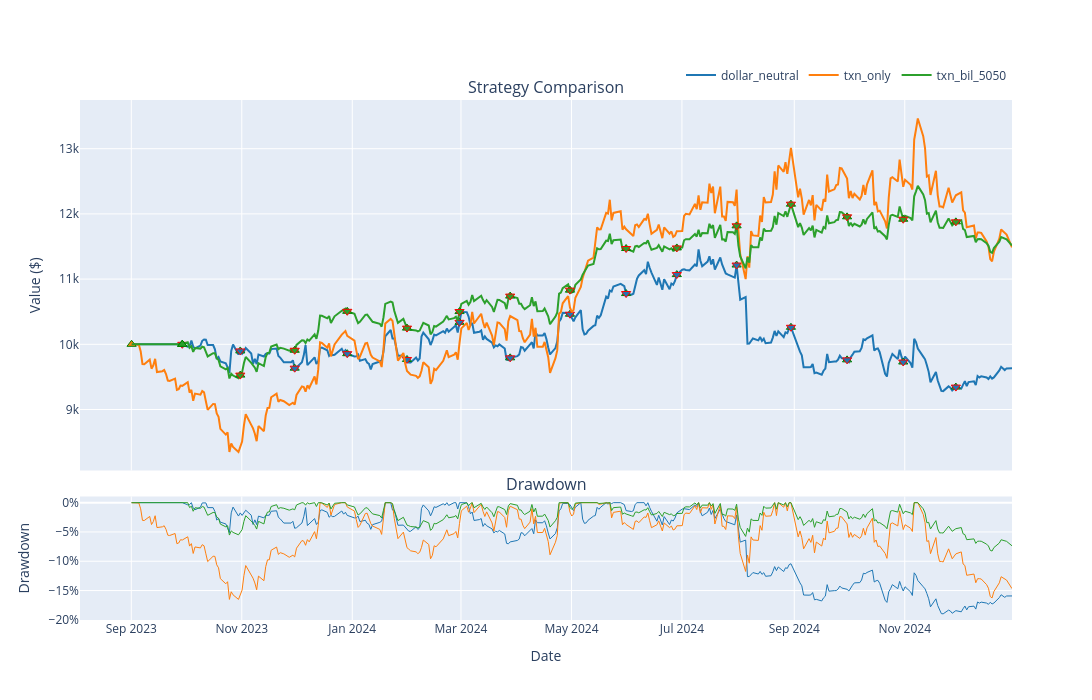

Notebook code cell kept with this figure:
### Code cell
comparison.plot_interactive()

### Figure 1 — Plotly figure (JSON) as saved in the notebook; plotly's stock layout.template omitted (floating-point values rounded to 4 significant figures; data arrays with more than 128 entries replaced by an {"elided": "..."} marker saying what was removed)
{"data": [{"hoverinfo": "none", "legendgroup": "dollar_neutral", "line": {"color": "#1f77b4", "width": 2}, "mode": "lines", "name": "dollar_neutral", "type": "scatter", "x": {"elided": "334 str values"}, "xaxis": "x", "y": {"elided": "334 float values"}, "yaxis": "y"}, {"hovertemplate": "%{x|%Y-%m-%d}<br>%{text}<extra></extra>", "legendgroup": "dollar_neutral", "marker": {"color": "#1f77b4", "line": {"color": "green", "width": 1}, "size": 8, "symbol": "triangle-up"}, "mode": "markers", "name": "dollar_neutral Buy", "showlegend": false, "text": ["dollar_neutral BUY TXN<br>$147.42 × 31.77", "dollar_neutral BUY TXN<br>$132.87 × 3.12", "dollar_neutral BUY KVUE<br>$18.66 × 38.66", "dollar_neutral BUY KVUE<br>$19.65 × 7.89", "dollar_neutral BUY TXN<br>$150.99 × 1.35", "dollar_neutral BUY TXN<br>$157.79 × 0.39", "dollar_neutral BUY KVUE<br>$19.79 × 50.58", "dollar_neutral BUY TXN<br>$166.36 × 1.53", "dollar_neutral BUY KVUE<br>$17.99 × 1.87", "dollar_neutral BUY TXN<br>$184.76 × 0.80", "dollar_neutral BUY KVUE<br>$17.23 × 1.31", "dollar_neutral BUY KVUE<br>$20.66 × 81.90", "dollar_neutral BUY KVUE<br>$21.77 × 25.68", "dollar_neutral BUY TXN<br>$195.50 × 0.16", "dollar_neutral BUY KVUE<br>$22.86 × 22.36"], "type": "scatter", "x": ["2023-09-29T04:00:00", "2023-10-31T04:00:00", "2023-11-30T05:00:00", "2023-12-29T05:00:00", "2024-01-31T05:00:00", "2024-02-29T05:00:00", "2024-03-28T04:00:00", "2024-04-30T04:00:00", "2024-05-31T04:00:00", "2024-06-28T04:00:00", "2024-07-31T04:00:00", "2024-08-30T04:00:00", "2024-09-30T04:00:00", "2024-10-31T04:00:00", "2024-11-29T05:00:00"], "xaxis": "x", "y": [10000, 9898.0, 9634.0, 9856.0, 9767.0, 10340.0, 9792.0, 10460.0, 10780.0, 11070.0, 11220.0, 10260.0, 9761.0, 9728.0, 9344.0], "yaxis": "y"}, {"hovertemplate": "%{x|%Y-%m-%d}<br>%{text}<extra></extra>", "legendgroup": "dollar_neutral", "marker": {"color": "#1f77b4", "line": {"color": "red", "width": 1}, "size": 8, "symbol": "triangle-down"}, "mode": "markers", "name": "dollar_neutral Sell", "showlegend": false, "text": ["dollar_neutral SELL KVUE<br>$18.14 × 293.06", "dollar_neutral SELL KVUE<br>$16.80 × 20.09", "dollar_neutral SELL TXN<br>$142.88 × 3.31", "dollar_neutral SELL TXN<br>$159.49 × 2.64", "dollar_neutral SELL KVUE<br>$18.95 × 7.40", "dollar_neutral SELL KVUE<br>$17.52 × 39.61", "dollar_neutral SELL TXN<br>$164.28 × 2.76", "dollar_neutral SELL KVUE<br>$17.36 × 57.38", "dollar_neutral SELL TXN<br>$185.22 × 2.20", "dollar_neutral SELL KVUE<br>$16.94 × 28.75", "dollar_neutral SELL TXN<br>$194.84 × 1.10", "dollar_neutral SELL TXN<br>$204.90 × 3.51", "dollar_neutral SELL TXN<br>$197.48 × 0.30", "dollar_neutral SELL KVUE<br>$21.58 × 1.26", "dollar_neutral SELL TXN<br>$193.45 × 0.68"], "type": "scatter", "x": ["2023-09-29T04:00:00", "2023-10-31T04:00:00", "2023-11-30T05:00:00", "2023-12-29T05:00:00", "2024-01-31T05:00:00", "2024-02-29T05:00:00", "2024-03-28T04:00:00", "2024-04-30T04:00:00", "2024-05-31T04:00:00", "2024-06-28T04:00:00", "2024-07-31T04:00:00", "2024-08-30T04:00:00", "2024-09-30T04:00:00", "2024-10-31T04:00:00", "2024-11-29T05:00:00"], "xaxis": "x", "y": [10000, 9898.0, 9634.0, 9856.0, 9767.0, 10340.0, 9792.0, 10460.0, 10780.0, 11070.0, 11220.0, 10260.0, 9761.0, 9728.0, 9344.0], "yaxis": "y"}, {"hoverinfo": "none", "legendgroup": "dollar_neutral", "line": {"color": "#1f77b4", "width": 1}, "mode": "lines", "name": "dollar_neutral DD", "showlegend": false, "type": "scatter", "x": {"elided": "334 str values"}, "xaxis": "x2", "y": {"elided": "334 float values"}, "yaxis": "y2"}, {"hoverinfo": "none", "legendgroup": "txn_only", "line": {"color": "#ff7f0e", "width": 2}, "mode": "lines", "name": "txn_only", "type": "scatter", "x": {"elided": "334 str values"}, "xaxis": "x", "y": {"elided": "334 float values"}, "yaxis": "y"}, {"hovertemplate": "%{x|%Y-%m-%d}<br>%{text}<extra></extra>", "legendgroup": "txn_only", "marker": {"color": "#ff7f0e", "line": {"color": "green", "width": 1}, "size": 8, "symbol": "triangle-up"}, "mode": "markers", "name": "txn_only Buy", "showlegend": false, "text": ["txn_only BUY TXN<br>$157.45 × 63.51"], "type": "scatter", "x": ["2023-09-01T04:00:00"], "xaxis": "x", "y": [10000], "yaxis": "y"}, {"hoverinfo": "none", "legendgroup": "txn_only", "line": {"color": "#ff7f0e", "width": 1}, "mode": "lines", "name": "txn_only DD", "showlegend": false, "type": "scatter", "x": {"elided": "334 str values"}, "xaxis": "x2", "y": {"elided": "334 float values"}, "yaxis": "y2"}, {"hoverinfo": "none", "legendgroup": "txn_bil_5050", "line": {"color": "#2ca02c", "width": 2}, "mode": "lines", "name": "txn_bil_5050", "type": "scatter", "x": {"elided": "334 str values"}, "xaxis": "x", "y": {"elided": "334 float values"}, "yaxis": "y"}, {"hovertemplate": "%{x|%Y-%m-%d}<br>%{text}<extra></extra>", "legendgroup": "txn_bil_5050", "marker": {"color": "#2ca02c", "line": {"color": "green", "width": 1}, "size": 8, "symbol": "triangle-up"}, "mode": "markers", "name": "txn_bil_5050 Buy", "showlegend": false, "text": ["txn_bil_5050 BUY TXN<br>$147.42 × 33.92", "txn_bil_5050 BUY BIL<br>$81.61 × 61.26", "txn_bil_5050 BUY TXN<br>$132.87 × 1.94", "txn_bil_5050 BUY BIL<br>$82.35 × 2.04", "txn_bil_5050 BUY BIL<br>$82.70 × 3.35", "txn_bil_5050 BUY TXN<br>$150.99 × 1.00", "txn_bil_5050 BUY BIL<br>$83.42 × 1.25", "txn_bil_5050 BUY BIL<br>$83.77 × 1.16", "txn_bil_5050 BUY BIL<br>$84.13 × 0.27", "txn_bil_5050 BUY BIL<br>$84.51 × 3.48", "txn_bil_5050 BUY TXN<br>$184.76 × 0.10", "txn_bil_5050 BUY BIL<br>$85.23 × 1.68", "txn_bil_5050 BUY BIL<br>$85.63 × 1.62", "txn_bil_5050 BUY TXN<br>$197.48 × 0.62", "txn_bil_5050 BUY TXN<br>$195.50 × 0.21", "txn_bil_5050 BUY TXN<br>$193.45 × 0.22"], "type": "scatter", "x": ["2023-09-29T04:00:00", "2023-09-29T04:00:00", "2023-10-31T04:00:00", "2023-11-30T05:00:00", "2023-12-29T05:00:00", "2024-01-31T05:00:00", "2024-02-29T05:00:00", "2024-03-28T04:00:00", "2024-04-30T04:00:00", "2024-05-31T04:00:00", "2024-06-28T04:00:00", "2024-07-31T04:00:00", "2024-08-30T04:00:00", "2024-09-30T04:00:00", "2024-10-31T04:00:00", "2024-11-29T05:00:00"], "xaxis": "x", "y": [10000, 10000, 9528.0, 9909.0, 10510.0, 10250.0, 10500.0, 10740.0, 10830.0, 11470.0, 11480.0, 11820.0, 12150.0, 11950.0, 11920.0, 11880.0], "yaxis": "y"}, {"hovertemplate": "%{x|%Y-%m-%d}<br>%{text}<extra></extra>", "legendgroup": "txn_bil_5050", "marker": {"color": "#2ca02c", "line": {"color": "red", "width": 1}, "size": 8, "symbol": "triangle-down"}, "mode": "markers", "name": "txn_bil_5050 Sell", "showlegend": false, "text": ["txn_bil_5050 SELL BIL<br>$81.97 × 3.14", "txn_bil_5050 SELL TXN<br>$142.88 × 1.18", "txn_bil_5050 SELL TXN<br>$159.49 × 1.74", "txn_bil_5050 SELL BIL<br>$83.05 × 1.82", "txn_bil_5050 SELL TXN<br>$157.79 × 0.66", "txn_bil_5050 SELL TXN<br>$164.28 × 0.59", "txn_bil_5050 SELL TXN<br>$166.36 × 0.14", "txn_bil_5050 SELL TXN<br>$185.22 × 1.59", "txn_bil_5050 SELL BIL<br>$84.85 × 0.22", "txn_bil_5050 SELL TXN<br>$194.84 × 0.74", "txn_bil_5050 SELL TXN<br>$204.90 × 0.68", "txn_bil_5050 SELL BIL<br>$85.99 × 1.43", "txn_bil_5050 SELL BIL<br>$86.33 × 0.48", "txn_bil_5050 SELL BIL<br>$86.65 × 0.49"], "type": "scatter", "x": ["2023-10-31T04:00:00", "2023-11-30T05:00:00", "2023-12-29T05:00:00", "2024-01-31T05:00:00", "2024-02-29T05:00:00", "2024-03-28T04:00:00", "2024-04-30T04:00:00", "2024-05-31T04:00:00", "2024-06-28T04:00:00", "2024-07-31T04:00:00", "2024-08-30T04:00:00", "2024-09-30T04:00:00", "2024-10-31T04:00:00", "2024-11-29T05:00:00"], "xaxis": "x", "y": [9528.0, 9909.0, 10510.0, 10250.0, 10500.0, 10740.0, 10830.0, 11470.0, 11480.0, 11820.0, 12150.0, 11950.0, 11920.0, 11880.0], "yaxis": "y"}, {"hoverinfo": "none", "legendgroup": "txn_bil_5050", "line": {"color": "#2ca02c", "width": 1}, "mode": "lines", "name": "txn_bil_5050 DD", "showlegend": false, "type": "scatter", "x": {"elided": "334 str values"}, "xaxis": "x2", "y": {"elided": "334 float values"}, "yaxis": "y2"}], "layout": {"annotations": [{"font": {"size": 16}, "showarrow": false, "text": "Strategy Comparison", "x": 0.5, "xanchor": "center", "xref": "paper", "y": 1.0, "yanchor": "bottom", "yref": "paper"}, {"font": {"size": 16}, "showarrow": false, "text": "Drawdown", "x": 0.5, "xanchor": "center", "xref": "paper", "y": 0.2375, "yanchor": "bottom", "yref": "paper"}], "height": 700, "hovermode": "closest", "legend": {"orientation": "h", "x": 1, "xanchor": "right", "y": 1.02, "yanchor": "bottom"}, "width": 1200, "xaxis": {"anchor": "y", "domain": [0, 1], "matches": "x2", "showticklabels": false}, "xaxis2": {"anchor": "y2", "domain": [0, 1], "title": {"text": "Date"}}, "yaxis": {"anchor": "x", "domain": [0.2875, 1.0], "title": {"text": "Value ($)"}}, "yaxis2": {"anchor": "x2", "domain": [0, 0.2375], "tickformat": ".0%", "title": {"text": "Drawdown"}}}}
